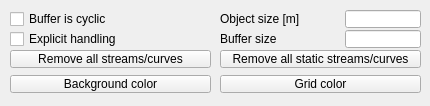
<?xml version="1.0" encoding="UTF-8"?>
<ui version="4.0">
 <class>CQDlgGraphs</class>
 <widget class="QDialog" name="CQDlgGraphs">
  <property name="geometry">
   <rect>
    <x>0</x>
    <y>0</y>
    <width>430</width>
    <height>106</height>
   </rect>
  </property>
  <property name="windowTitle">
   <string>Graph Properties</string>
  </property>
  <property name="locale">
   <locale language="English" country="UnitedStates"/>
  </property>
  <widget class="QGroupBox" name="qqOldPart">
   <property name="geometry">
    <rect>
     <x>10</x>
     <y>110</y>
     <width>411</width>
     <height>321</height>
    </rect>
   </property>
   <property name="title">
    <string>Data stream recording list</string>
   </property>
   <property name="flat">
    <bool>false</bool>
   </property>
   <widget class="QListWidget" name="qqRecordingList">
    <property name="geometry">
     <rect>
      <x>10</x>
      <y>50</y>
      <width>391</width>
      <height>101</height>
     </rect>
    </property>
   </widget>
   <widget class="QGroupBox" name="groupBox_5">
    <property name="geometry">
     <rect>
      <x>10</x>
      <y>160</y>
      <width>391</width>
      <height>71</height>
     </rect>
    </property>
    <property name="title">
     <string>Data transformations</string>
    </property>
    <property name="flat">
     <bool>false</bool>
    </property>
    <widget class="QLabel" name="label_3">
     <property name="geometry">
      <rect>
       <x>10</x>
       <y>25</y>
       <width>71</width>
       <height>18</height>
      </rect>
     </property>
     <property name="text">
      <string>Value = </string>
     </property>
    </widget>
    <widget class="QComboBox" name="qqTransformationCombo">
     <property name="geometry">
      <rect>
       <x>80</x>
       <y>25</y>
       <width>131</width>
       <height>18</height>
      </rect>
     </property>
    </widget>
    <widget class="QLabel" name="label_4">
     <property name="geometry">
      <rect>
       <x>210</x>
       <y>25</y>
       <width>21</width>
       <height>18</height>
      </rect>
     </property>
     <property name="text">
      <string>x</string>
     </property>
     <property name="alignment">
      <set>Qt::AlignCenter</set>
     </property>
    </widget>
    <widget class="QLineEdit" name="qqTransformationCoeff">
     <property name="geometry">
      <rect>
       <x>230</x>
       <y>25</y>
       <width>66</width>
       <height>18</height>
      </rect>
     </property>
    </widget>
    <widget class="QLabel" name="label_5">
     <property name="geometry">
      <rect>
       <x>300</x>
       <y>25</y>
       <width>21</width>
       <height>18</height>
      </rect>
     </property>
     <property name="text">
      <string>+</string>
     </property>
     <property name="alignment">
      <set>Qt::AlignCenter</set>
     </property>
    </widget>
    <widget class="QLineEdit" name="qqTransformationOffset">
     <property name="geometry">
      <rect>
       <x>320</x>
       <y>25</y>
       <width>66</width>
       <height>18</height>
      </rect>
     </property>
    </widget>
    <widget class="QLabel" name="label_6">
     <property name="geometry">
      <rect>
       <x>10</x>
       <y>45</y>
       <width>171</width>
       <height>18</height>
      </rect>
     </property>
     <property name="text">
      <string>Moving average period</string>
     </property>
    </widget>
    <widget class="QLineEdit" name="qqMovingAveragePeriod">
     <property name="geometry">
      <rect>
       <x>180</x>
       <y>45</y>
       <width>56</width>
       <height>18</height>
      </rect>
     </property>
    </widget>
   </widget>
   <widget class="QGroupBox" name="groupBox_6">
    <property name="geometry">
     <rect>
      <x>10</x>
      <y>240</y>
      <width>391</width>
      <height>71</height>
     </rect>
    </property>
    <property name="title">
     <string>Time graph properties</string>
    </property>
    <property name="flat">
     <bool>false</bool>
    </property>
    <widget class="QCheckBox" name="qqTimeGraphVisible">
     <property name="geometry">
      <rect>
       <x>10</x>
       <y>25</y>
       <width>121</width>
       <height>18</height>
      </rect>
     </property>
     <property name="focusPolicy">
      <enum>Qt::StrongFocus</enum>
     </property>
     <property name="text">
      <string>Visible</string>
     </property>
    </widget>
    <widget class="QCheckBox" name="qqShowLabel">
     <property name="geometry">
      <rect>
       <x>130</x>
       <y>25</y>
       <width>131</width>
       <height>18</height>
      </rect>
     </property>
     <property name="focusPolicy">
      <enum>Qt::StrongFocus</enum>
     </property>
     <property name="text">
      <string>Show label</string>
     </property>
    </widget>
    <widget class="QCheckBox" name="qqLinkPoints">
     <property name="geometry">
      <rect>
       <x>270</x>
       <y>25</y>
       <width>121</width>
       <height>18</height>
      </rect>
     </property>
     <property name="focusPolicy">
      <enum>Qt::StrongFocus</enum>
     </property>
     <property name="text">
      <string>Link points</string>
     </property>
    </widget>
    <widget class="QToolButton" name="qqAdjustCurveColor">
     <property name="geometry">
      <rect>
       <x>10</x>
       <y>45</y>
       <width>180</width>
       <height>18</height>
      </rect>
     </property>
     <property name="focusPolicy">
      <enum>Qt::StrongFocus</enum>
     </property>
     <property name="text">
      <string>Adjust curve color</string>
     </property>
    </widget>
    <widget class="QToolButton" name="qqDuplicateToStatic">
     <property name="geometry">
      <rect>
       <x>200</x>
       <y>45</y>
       <width>180</width>
       <height>18</height>
      </rect>
     </property>
     <property name="focusPolicy">
      <enum>Qt::StrongFocus</enum>
     </property>
     <property name="text">
      <string>Duplicate curve to static</string>
     </property>
    </widget>
   </widget>
   <widget class="QToolButton" name="qqAddNewDataStream">
    <property name="geometry">
     <rect>
      <x>10</x>
      <y>25</y>
      <width>221</width>
      <height>18</height>
     </rect>
    </property>
    <property name="focusPolicy">
     <enum>Qt::StrongFocus</enum>
    </property>
    <property name="text">
     <string>Add new data stream to record</string>
    </property>
   </widget>
  </widget>
  <widget class="QGroupBox" name="qqOldPart2">
   <property name="geometry">
    <rect>
     <x>10</x>
     <y>440</y>
     <width>411</width>
     <height>51</height>
    </rect>
   </property>
   <property name="title">
    <string>XY graphs / 3D curves</string>
   </property>
   <property name="flat">
    <bool>false</bool>
   </property>
   <widget class="QToolButton" name="qqEditXYGraphs">
    <property name="geometry">
     <rect>
      <x>10</x>
      <y>25</y>
      <width>190</width>
      <height>18</height>
     </rect>
    </property>
    <property name="focusPolicy">
     <enum>Qt::StrongFocus</enum>
    </property>
    <property name="text">
     <string>Edit XY graphs</string>
    </property>
   </widget>
   <widget class="QToolButton" name="qqEdit3DCurves">
    <property name="geometry">
     <rect>
      <x>210</x>
      <y>25</y>
      <width>190</width>
      <height>18</height>
     </rect>
    </property>
    <property name="focusPolicy">
     <enum>Qt::StrongFocus</enum>
    </property>
    <property name="text">
     <string>Edit 3D curves</string>
    </property>
   </widget>
  </widget>
  <widget class="QLabel" name="label">
   <property name="geometry">
    <rect>
     <x>220</x>
     <y>10</y>
     <width>121</width>
     <height>18</height>
    </rect>
   </property>
   <property name="text">
    <string>Object size [m]</string>
   </property>
  </widget>
  <widget class="QCheckBox" name="qqBufferIsCyclic">
   <property name="geometry">
    <rect>
     <x>10</x>
     <y>10</y>
     <width>191</width>
     <height>18</height>
    </rect>
   </property>
   <property name="focusPolicy">
    <enum>Qt::StrongFocus</enum>
   </property>
   <property name="text">
    <string>Buffer is cyclic</string>
   </property>
  </widget>
  <widget class="QLineEdit" name="qqObjectSize">
   <property name="geometry">
    <rect>
     <x>345</x>
     <y>10</y>
     <width>76</width>
     <height>18</height>
    </rect>
   </property>
  </widget>
  <widget class="QToolButton" name="qqAdjustGridColor">
   <property name="geometry">
    <rect>
     <x>220</x>
     <y>75</y>
     <width>201</width>
     <height>18</height>
    </rect>
   </property>
   <property name="focusPolicy">
    <enum>Qt::StrongFocus</enum>
   </property>
   <property name="text">
    <string>Grid color</string>
   </property>
  </widget>
  <widget class="QLineEdit" name="qqBufferSize">
   <property name="geometry">
    <rect>
     <x>345</x>
     <y>30</y>
     <width>76</width>
     <height>18</height>
    </rect>
   </property>
  </widget>
  <widget class="QToolButton" name="qqRemoveAllStatics">
   <property name="geometry">
    <rect>
     <x>220</x>
     <y>50</y>
     <width>201</width>
     <height>18</height>
    </rect>
   </property>
   <property name="focusPolicy">
    <enum>Qt::StrongFocus</enum>
   </property>
   <property name="text">
    <string>Remove all static streams/curves</string>
   </property>
  </widget>
  <widget class="QCheckBox" name="qqExplicitHandling">
   <property name="geometry">
    <rect>
     <x>10</x>
     <y>30</y>
     <width>181</width>
     <height>18</height>
    </rect>
   </property>
   <property name="focusPolicy">
    <enum>Qt::StrongFocus</enum>
   </property>
   <property name="text">
    <string>Explicit handling</string>
   </property>
  </widget>
  <widget class="QLabel" name="label_2">
   <property name="geometry">
    <rect>
     <x>220</x>
     <y>30</y>
     <width>121</width>
     <height>18</height>
    </rect>
   </property>
   <property name="text">
    <string>Buffer size</string>
   </property>
  </widget>
  <widget class="QToolButton" name="qqAdjustBackgroundColor">
   <property name="geometry">
    <rect>
     <x>10</x>
     <y>75</y>
     <width>201</width>
     <height>18</height>
    </rect>
   </property>
   <property name="focusPolicy">
    <enum>Qt::StrongFocus</enum>
   </property>
   <property name="text">
    <string>Background color</string>
   </property>
  </widget>
  <widget class="QToolButton" name="qqRemoveAll">
   <property name="geometry">
    <rect>
     <x>10</x>
     <y>50</y>
     <width>201</width>
     <height>18</height>
    </rect>
   </property>
   <property name="focusPolicy">
    <enum>Qt::StrongFocus</enum>
   </property>
   <property name="text">
    <string>Remove all streams/curves</string>
   </property>
  </widget>
 </widget>
 <tabstops>
  <tabstop>qqBufferIsCyclic</tabstop>
  <tabstop>qqObjectSize</tabstop>
  <tabstop>qqExplicitHandling</tabstop>
  <tabstop>qqBufferSize</tabstop>
  <tabstop>qqRemoveAllStatics</tabstop>
  <tabstop>qqAdjustBackgroundColor</tabstop>
  <tabstop>qqAdjustGridColor</tabstop>
  <tabstop>qqAddNewDataStream</tabstop>
  <tabstop>qqRecordingList</tabstop>
  <tabstop>qqTransformationCombo</tabstop>
  <tabstop>qqTransformationCoeff</tabstop>
  <tabstop>qqTransformationOffset</tabstop>
  <tabstop>qqMovingAveragePeriod</tabstop>
  <tabstop>qqTimeGraphVisible</tabstop>
  <tabstop>qqShowLabel</tabstop>
  <tabstop>qqLinkPoints</tabstop>
  <tabstop>qqAdjustCurveColor</tabstop>
  <tabstop>qqDuplicateToStatic</tabstop>
  <tabstop>qqEditXYGraphs</tabstop>
  <tabstop>qqEdit3DCurves</tabstop>
 </tabstops>
 <resources/>
 <connections/>
</ui>
